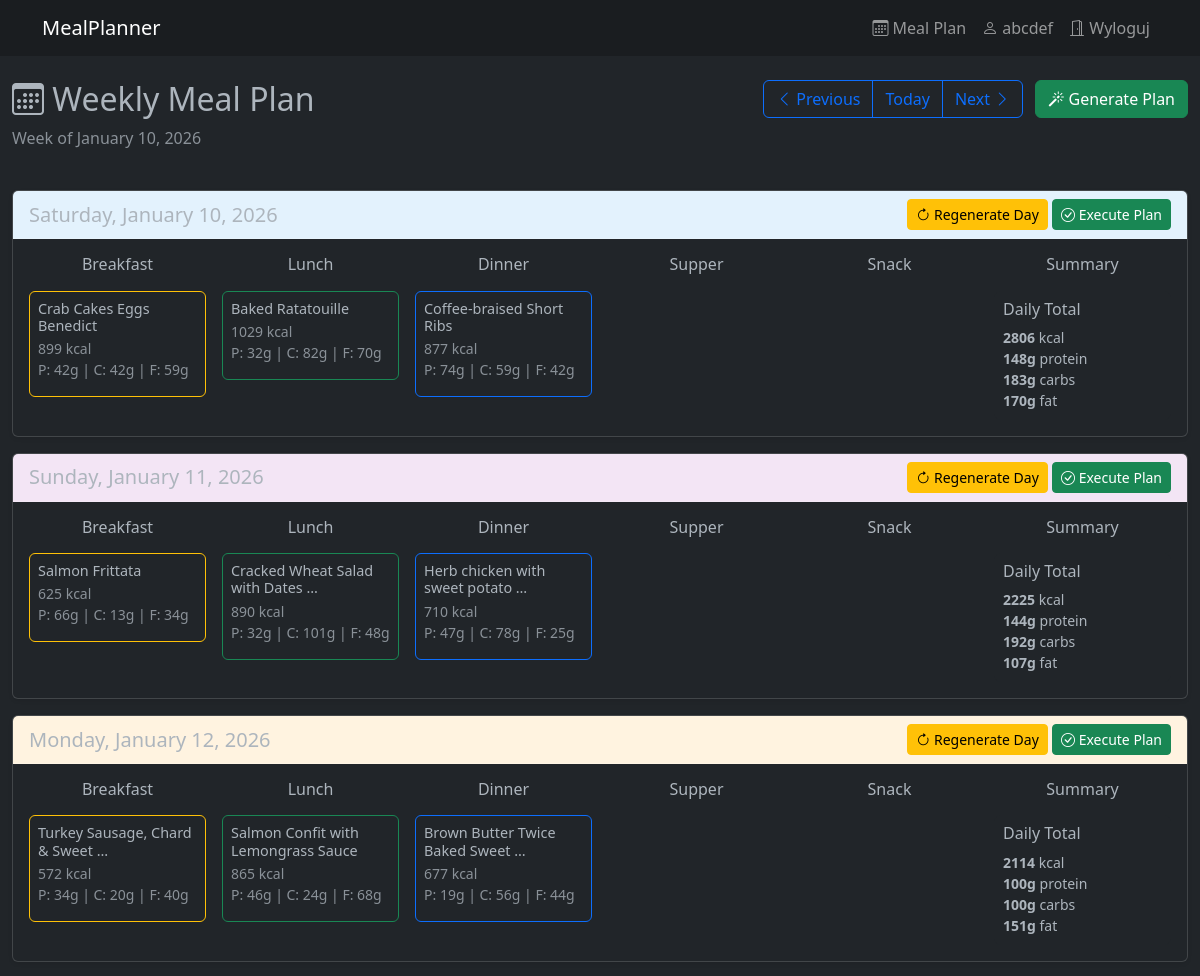
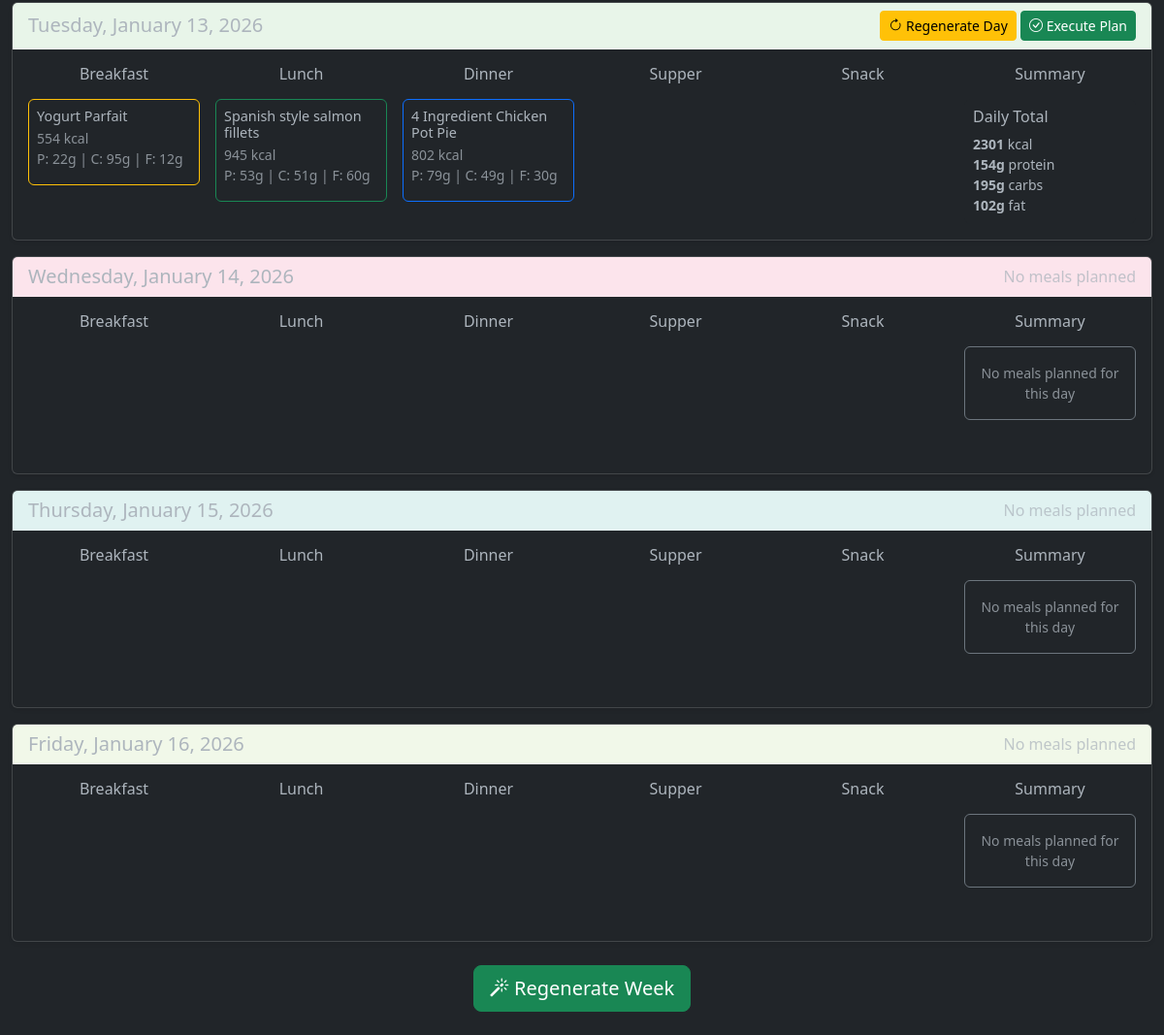
Screenshot of /meal_plan/?week_start=2026-01-10 (signed in) with the database file from the repository (2 pictures, top to bottom).
### recipes/models.py (models this page shows, shortened)
class PlannedMeal(models.Model):
    user = models.ForeignKey(User, on_delete=models.CASCADE, related_name='planned_meals')
    date = models.DateField()
    meal_type = models.CharField(max_length=20, choices=MealType.choices)
    recipe = models.ForeignKey(Recipe, blank=True, null=True, on_delete=models.CASCADE)
    ingredients_snapshot = models.JSONField(null=True,blank=True)
    custom_title = models.CharField(blank=True, null=True, max_length=300)
    custom_calories = models.DecimalField(blank=True, null=True, max_digits=6, decimal_places=2)
    custom_protein = models.DecimalField(blank=True, null=True, max_digits=5, decimal_places=2)
    custom_carbohydrates = models.DecimalField(blank=True, null=True, max_digits=5, decimal_places=2)
    custom_fat = models.DecimalField(blank=True, null=True, max_digits=5, decimal_places=2)
    servings = models.IntegerField()
    created_at = models.DateTimeField(auto_now_add=True)
    class Meta:
        ordering = ['date', 'meal_type']
        unique_together = ['user', 'date', 'meal_type']

### recipes/views.py (the view)
# urls.py: path('meal_plan/', weekly_meal_plan_view, name='meal_plan'),
@login_required
def weekly_meal_plan_view(request: HttpRequest) -> HttpResponse:
    week_start = request.GET.get('week_start')
    if week_start:
        start_date = date.fromisoformat(week_start)
    else:
        start_date = date.today()
    weekly_plan = get_weekly_plan(request.user, start_date)
    prev_week = start_date - timedelta(days=7)
    next_week = start_date + timedelta(days=7)
    return render(request, 'meal_planning/calendar.html', {
        'weekly_plan': weekly_plan,
        'start_date': start_date,
        'prev_week': prev_week,
        'next_week': next_week,
        'today': date.today()
    })

### domain/meal_planning.py (called while the page is built)
def sum_daily_macros(meals: List[PlannedMeal]) -> Dict[str, float]:
    return reduce(
        lambda acc, meal: {
            'calories': acc['calories'] + (meal.custom_calories or 0),
            'protein': acc['protein'] + (meal.custom_protein or 0),
            'carbohydrates': acc['carbohydrates'] + (meal.custom_carbohydrates or 0),
            'fat': acc['fat'] + (meal.custom_fat or 0),
        },
        meals,
        {'calories': 0, 'protein': 0, 'carbohydrates': 0, 'fat': 0}
    )

def group_by_date(planned_meals: List[PlannedMeal]) -> Dict[date, List]:
    return reduce(
        lambda acc, meal: {
            **acc,
            meal.date: acc.get(meal.date, []) + [meal]
        },
        planned_meals,
        {}
    )

def group_by_type(planned_meals: List[PlannedMeal]) -> Dict[str, List]:
    return reduce(
        lambda acc, meal: {
            **acc,
            meal.meal_type: acc.get(meal.meal_type, []) + [meal]
        },
        planned_meals,
        {}
    )

def get_weekly_plan(user: User, start_date: date) -> List:
    end_date = start_date + timedelta(days=7)
    planned_meals = PlannedMeal.objects.filter(
        user=user,
        date__gte=start_date,
        date__lt=end_date
    ).select_related('recipe')
    grouped = group_by_date(planned_meals)
    return list(map(
        lambda day_offset: {
            'date': start_date + timedelta(days=day_offset),
            'meals': grouped.get(start_date + timedelta(days=day_offset), []),
            'meals_by_type': group_by_type(grouped.get(start_date + timedelta(days=day_offset), []), ),
            'total_macros': sum_daily_macros(
                grouped.get(start_date + timedelta(days=day_offset), [])
            )
        },
        range(7)
    ))

### templates/meal_planning/calendar.html (shortened to what this page needs)
{% extends 'base.html' %}
{% block content %}
<div class="container-fluid mt-4">
    <div class="row mb-4">
        <div class="col-md-6">
            <h2><i class="bi bi-calendar3"></i> Weekly Meal Plan</h2>
            <p class="text-muted">
                Week of {{ start_date|date:"F j, Y" }}
            </p>
        </div>
        <div class="col-md-6 text-end">
            <div class="btn-group me-2" role="group">
                <a href="?week_start={{ prev_week|date:'Y-m-d' }}" class="btn btn-outline-primary">
                    <i class="bi bi-chevron-left"></i> Previous
                </a>
                <a href="?week_start={{ today|date:'Y-m-d' }}" class="btn btn-outline-primary">
                     Today
                </a>
                <a href="?week_start={{ next_week|date:'Y-m-d' }}" class="btn btn-outline-primary">
                    Next <i class="bi bi-chevron-right"></i>
                </a>
            </div>
            <div class="btn-group" role="group">
                <a href="{% url 'generate_meal_plan' %}" class="btn btn-success">
                    <i class="bi bi-magic"></i> Generate Plan
                </a>
            </div>
        </div>
    </div>
    {% for day in weekly_plan %}
    <div class="card shadow-sm mb-3">
        <div class="card-header" style="background-color: {% cycle '#e3f2fd' '#f3e5f5' '#fff3e0' '#e8f5e9' '#fce4ec' '#e0f2f1' '#f1f8e9' %};">
            <div class="row align-items-center">
                <div class="col-md-6">
                    <h5 class="mb-0">
                        {{ day.date|date:"l, F j, Y" }}
                    </h5>
                </div>
                <div class="col-md-6 text-end">
                    {% if day.meals %}
                    <a href="{% url 'regenerate_day' date_str=day.date|date:'Y-m-d' %}"
                       class="btn btn-sm btn-warning"
                       onclick="return confirm('Regenerate all meals for this day?')">
                        <i class="bi bi-arrow-clockwise"></i> Regenerate Day
                    </a>
                    <a href="{% url 'execute_daily_plan' date_str=day.date|date:'Y-m-d' %}"
                       class="btn btn-sm btn-success"
                       onclick="return confirm('Copy this day\'s plan to your food log?')">
                        <i class="bi bi-check-circle"></i> Execute Plan
                    </a>
                    {% else %}
                    <span class="text-muted">No meals planned</span>
                    {% endif %}
                </div>
            </div>
        </div>
        <div class="card-body">
            <div class="row g-3">
                <div class="col-md-2">
                    <div class="meal-column">
                        <h6 class="text-center mb-3">
                             Breakfast
                        </h6>
                        {% if day.meals_by_type.breakfast %}
                            {% for meal in day.meals_by_type.breakfast %}
                            <div class="card meal-card border-warning mb-2">
                                <div class="card-body p-2">
                                    <h6 class="card-title mb-1" style="font-size: 0.9rem;">
                                        {{ meal.custom_title|truncatewords:5 }}
                                    </h6>
                                    <p class="card-text small text-muted mb-2">
                                         {{ meal.custom_calories|floatformat:0 }} kcal
                                        <br>
                                        P: {{ meal.custom_protein|floatformat:0 }}g |
                                        C: {{ meal.custom_carbohydrates|floatformat:0 }}g |
                                        F: {{ meal.custom_fat|floatformat:0 }}g
                                    </p>
                                </div>
                            </div>
                            {% endfor %}
                        {% endif %}
                    </div>
                </div>
                <div class="col-md-2">
                    <div class="meal-column">
                        <h6 class="text-center mb-3">
                             Lunch
                        </h6>
                        {% if day.meals_by_type.lunch %}
                            {% for meal in day.meals_by_type.lunch %}
                            <div class="card meal-card border-success mb-2">
                                <div class="card-body p-2">
                                    <h6 class="card-title mb-1" style="font-size: 0.9rem;">
                                        {{ meal.custom_title|truncatewords:5 }}
                                    </h6>
                                    <p class="card-text small text-muted mb-2">
                                         {{ meal.custom_calories|floatformat:0 }} kcal
                                        <br>
                                        P: {{ meal.custom_protein|floatformat:0 }}g |
                                        C: {{ meal.custom_carbohydrates|floatformat:0 }}g |
                                        F: {{ meal.custom_fat|floatformat:0 }}g
                                    </p>
                                </div>
                            </div>
                            {% endfor %}
                        {% endif %}
                    </div>
                </div>
                <div class="col-md-2">
                    <div class="meal-column">
                        <h6 class="text-center mb-3">
                             Dinner
                        </h6>
                        {% if day.meals_by_type.dinner %}
                            {% for meal in day.meals_by_type.dinner %}
                            <div class="card meal-card border-primary mb-2">
                                <div class="card-body p-2">
                                    <h6 class="card-title mb-1" style="font-size: 0.9rem;">
                                        {{ meal.custom_title|truncatewords:5 }}
                                    </h6>
                                    <p class="card-text small text-muted mb-2">
                                         {{ meal.custom_calories|floatformat:0 }} kcal
                                        <br>
                                        P: {{ meal.custom_protein|floatformat:0 }}g |
                                        C: {{ meal.custom_carbohydrates|floatformat:0 }}g |
                                        F: {{ meal.custom_fat|floatformat:0 }}g
                                    </p>
                                </div>
                            </div>
                            {% endfor %}
                        {% endif %}
                    </div>
                </div>
                <div class="col-md-2">
                    <div class="meal-column">
                        <h6 class="text-center mb-3">
                             Supper
                        </h6>
                    </div>
                </div>
                <div class="col-md-2">
                    <div class="meal-column">
                        <h6 class="text-center mb-3">
                             Snack
                        </h6>
                    </div>
                </div>
                <div class="col-md-2">
                    <div class="meal-column">
                        <h6 class="text-center mb-3">
                             Summary
                        </h6>
                        {% if day.meals %}
                        <div class="card border-dark">
                            <div class="card-body p-2">
                                <h6 class="card-title mb-2">Daily Total</h6>
                                <ul class="list-unstyled small mb-0">
                                    <li> <strong>{{ day.total_macros.calories|floatformat:0 }}</strong> kcal</li>
                                    <li> <strong>{{ day.total_macros.protein|floatformat:0 }}g</strong> protein</li>
                                    <li> <strong>{{ day.total_macros.carbohydrates|floatformat:0 }}g</strong> carbs</li>
                                    <li> <strong>{{ day.total_macros.fat|floatformat:0 }}g</strong> fat</li>
                                </ul>
                            </div>
                        </div>
                        {% else %}
                        <div class="card border-secondary">
                            <div class="card-body p-3 text-center">
                                <p class="text-muted mb-0 small">No meals planned for this day</p>
                            </div>
                        </div>
                        {% endif %}
                    </div>
                </div>
            </div>
        </div>
    </div>
    {% endfor %}
   <div class="text-center my-4">
    <a href="{% url 'generate_meal_plan' %}?start_date={{ start_date|date:'Y-m-d' }}"
       class="btn btn-success btn-lg"
       onclick="return confirm('Generate meals for this week? Existing meals will be replaced.')">
        <i class="bi bi-magic"></i>
        {% if weekly_plan.0.meals %}Regenerate{% else %}Generate{% endif %} Week
    </a>
</div>
</div>
{% endblock %}

### templates/base.html (shortened to what this page needs)
<!DOCTYPE html>
<html data-bs-theme="dark">
<head>
    <link href="https://cdn.jsdelivr.net/npm/bootstrap@5.3.0/dist/css/bootstrap.min.css" rel="stylesheet">
    <link rel="stylesheet" href="https://cdn.jsdelivr.net/npm/bootstrap-icons@1.13.1/font/bootstrap-icons.min.css">
</head>
<body>
    <nav class="navbar navbar-expand-lg navbar-dark bg-dark-subtle">
        <div class="container">
            <a class="navbar-brand" href="/">MealPlanner</a>
            <ul class="navbar-nav ms-auto">
                <li class="nav-item">
                    <a class="nav-link" href="{% url 'meal_plan' %}">
                        <i class="bi bi-calendar3"></i> Meal Plan
                    </a>
                </li>
                <li class="nav-item">
                    <a class="nav-link" href="/profile/">
                        <i class="bi bi-person"></i> {{ user.username }}
                    </a>
                </li>
                <li class="nav-item">
                    <a class="nav-link" href="/logout/">
                        <i class="bi bi-door-open"></i> Wyloguj
                    </a>
                </li>
            </ul>
        </div>
    </nav>
    {% block content %}
    {% endblock %}
</body>
</html>

### templates/meal_planning/calendar.html (style rules this page uses)
.meal-card { transition: transform 0.2s, box-shadow 0.2s; }
.meal-column { min-height: 150px; }

### rows the page displays
PlannedMeal: custom_title "Crab Cakes Eggs Benedict", custom_calories "899", custom_protein "42", custom_carbohydrates "42", custom_fat "59"
PlannedMeal: custom_title "Baked Ratatouille", custom_calories "1029", custom_protein "32", custom_carbohydrates "82", custom_fat "70"
PlannedMeal: custom_title "Coffee-braised Short Ribs", custom_calories "877", custom_protein "74", custom_carbohydrates "59", custom_fat "42"
PlannedMeal: custom_title "Salmon Frittata", custom_calories "625", custom_protein "66", custom_carbohydrates "13", custom_fat "34"
PlannedMeal: custom_title "Cracked Wheat Salad with Dates …", custom_calories "890", custom_protein "32", custom_carbohydrates "101", custom_fat "48"
PlannedMeal: custom_title "Herb chicken with sweet potato …", custom_calories "710", custom_protein "47", custom_carbohydrates "78", custom_fat "25"
PlannedMeal: custom_title "Turkey Sausage, Chard & Sweet …", custom_calories "572", custom_protein "34", custom_carbohydrates "20", custom_fat "40"
PlannedMeal: custom_title "Salmon Confit with Lemongrass Sauce", custom_calories "865", custom_protein "46", custom_carbohydrates "24", custom_fat "68"
PlannedMeal: custom_title "Brown Butter Twice Baked Sweet …", custom_calories "677", custom_protein "19", custom_carbohydrates "56", custom_fat "44"
PlannedMeal: custom_title "Yogurt Parfait", custom_calories "554", custom_protein "22", custom_carbohydrates "95", custom_fat "12"
PlannedMeal: custom_title "Spanish style salmon fillets", custom_calories "945", custom_protein "53", custom_carbohydrates "51", custom_fat "60"
PlannedMeal: custom_title "4 Ingredient Chicken Pot Pie", custom_calories "802", custom_protein "79", custom_carbohydrates "49", custom_fat "30"

### other values shown
{{ user.username }} "abcdef"
{{ start_date|date:"F j, Y" }} "January 10, 2026"
{{ day.date|date:"l, F j, Y" }} "Saturday, January 10, 2026" "Sunday, January 11, 2026" "Monday, January 12, 2026" "Tuesday, January 13, 2026" "Wednesday, January 14, 2026" "Thursday, January 15, 2026" "Friday, January 16, 2026"
{{ day.total_macros.calories|floatformat:0 }} "2806" "2225" "2114" "2301"
{{ day.total_macros.protein|floatformat:0 }} "148" "144" "100" "154"
{{ day.total_macros.carbohydrates|floatformat:0 }} "183" "192" "100" "195"
{{ day.total_macros.fat|floatformat:0 }} "170" "107" "151" "102"
